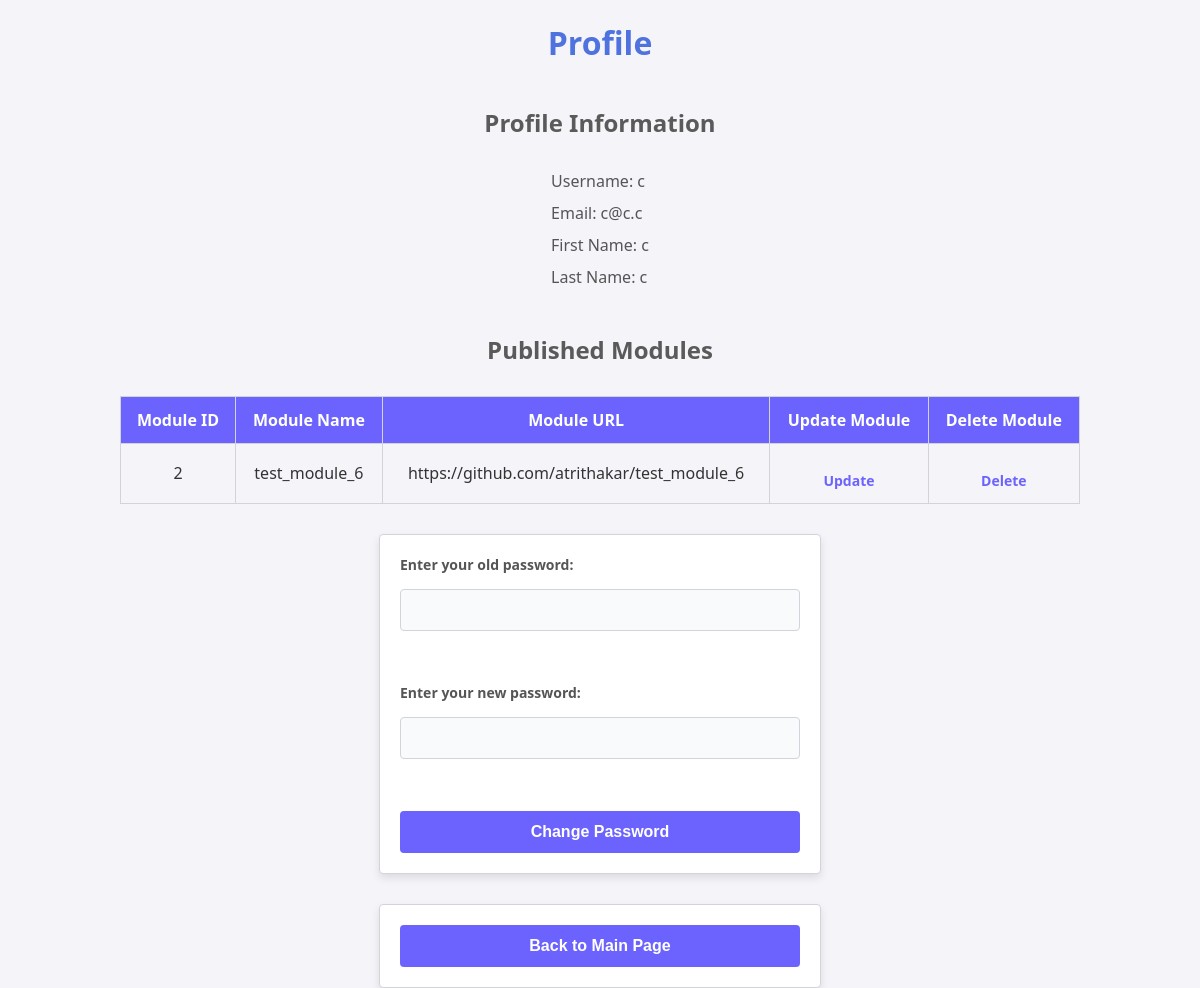
Page /profile (signed in) on the earlier database version.
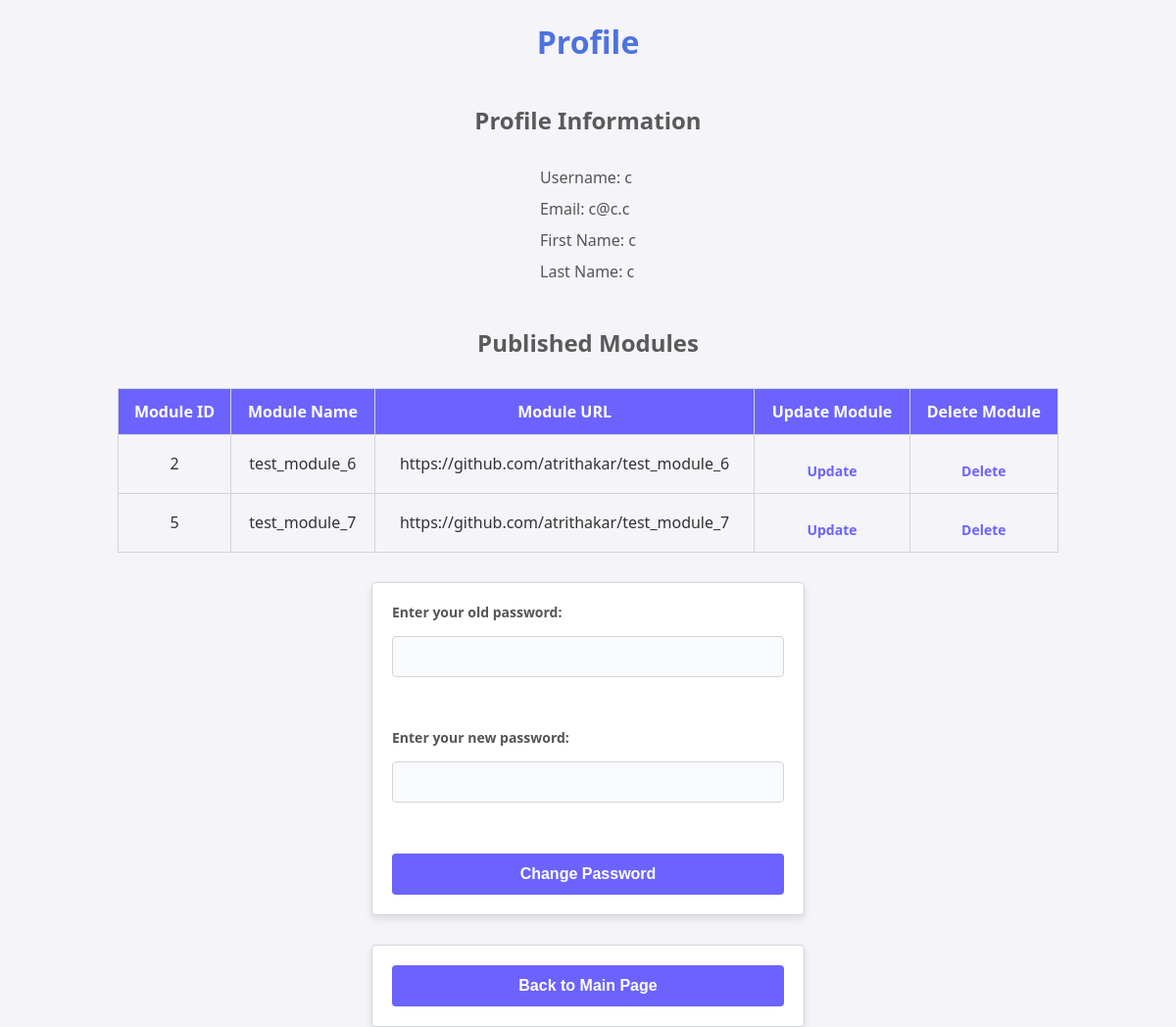
Same page on the later database version.
### models.py (models this page shows, shortened)
class User(db.Model):
    email = db.Column(db.String(80), primary_key = True)
    password = db.Column(db.String(120), nullable=False)
    first_name = db.Column(db.String(40), nullable=False)
    last_name = db.Column(db.String(40), nullable=True)
    username = db.Column(db.String(40), nullable=False)

class Module(db.Model):
    module_id = db.Column(db.Integer, primary_key=True)
    module_name = db.Column(db.String(80), nullable=False)
    module_url = db.Column(db.String(120), nullable=False)
    associated_user = db.Column(db.String(80), db.ForeignKey('user.email'), nullable=False)

### app.py (the view)
@app.route('/profile',methods=['GET'])
def get_profile():
    return get_profile_webui()

### webui_funcs.py (called while the page is built)
def get_profile_webui():
    if session.get('email'):
        profile = User.query.filter_by(email=session.get('email')).first()
        return render_template('profile.html',profile=profile,modules=Module.query.filter_by(associated_user=session.get('email')).all())
    return redirect(url_for('index'))

### templates/profile.html (shortened to what this page needs)
<!DOCTYPE html>
<html lang="en">
<head>
    <link rel="stylesheet" href="{{ url_for('static', filename='profile.css') }}">
</head>
<body>
    <h1>Profile</h1>
    {% if profile %}
    <h2>Profile Information</h2>
    <ul>
        <li>Username: {{ profile['username'] }}</li>
        <li>Email: {{ profile['email'] }}</li>
        <li>First Name: {{ profile['first_name'] }}</li>
        <li>Last Name: {{ profile['last_name'] }}</li>
    </ul>
    {% else %}
    <h2>Error occured getting profle information...</h2>
    {% endif %}
    {% if modules %}
    <h2>Published Modules</h2>
    <table border="1">
        <thead>
            <tr>
                <th>Module ID</th>
                <th>Module Name</th>
                <th>Module URL</th>
                <th>Update Module</th>
                <th>Delete Module</th>
            </tr>
        </thead>
        <tbody>
            {% for module in modules %}
            <tr>
                <td>{{ module['module_id'] }}</td>
                <td>{{ module['module_name'] }}</td>
                <td>{{ module['module_url'] }}</td>
                <td><a href="/update_module/{{module.module_id}}">Update</a></td>
                <td><a href="/delete_module/{{module.module_id}}">Delete</a></td>
            </tr>
            {% endfor %}
        </tbody>
    </table>
    {% else %}
    <h2>No modules published</h2>
    {% endif %}
    <form action="/change_password" method="post">
        <label for="old_password">Enter your old password: </label>
        <input type="text" name="old_password" id="old_password" required><br>
        <label for="new_password">Enter your new password: </label>
        <input type="text" name="new_password" id="new_password" required><br>
        <button type="submit">Change Password</button>
    </form>
    <form action="/main_page" method="get">
        <button type="submit">Back to Main Page</button>
    </form>
</body>
</html>

### static/profile.css (style rules this page uses)
body { font-family: 'Segoe UI', Tahoma, Geneva, Verdana, sans-serif; background-color: #f4f4f9; color: #333333; margin: 0; padding: 0; display: flex; flex-direction: column; align-items: center; height: 100vh; justify-content: flex-start; }
h1 { color: #4e73df; text-align: center; }
h2 { color: #5a5a5a; margin-bottom: 10px; }
ul { list-style-type: none; padding: 0; margin-bottom: 20px; }
ul li { font-size: 16px; padding: 5px 0; color: #555555; }
form { display: flex; flex-direction: column; gap: 15px; background-color: #ffffff; padding: 20px; border: 1px solid #d1d5db; box-shadow: 0 4px 8px rgba(0, 0, 0, 0.1); width: 100%; max-width: 400px; border-radius: 4px; margin-bottom: 30px; }
form label { font-size: 14px; color: #555555; font-weight: bold; }
form input { width: 100%; padding: 12px; font-size: 14px; border: 1px solid #d1d5db; background-color: #f9fafb; color: #333333; border-radius: 4px; box-sizing: border-box; }
button { padding: 12px; font-size: 16px; font-weight: bold; background-color: #6c63ff; color: #ffffff; border: none; border-radius: 4px; cursor: pointer; transition: background-color 0.3s ease-in-out; }
table { width: 80%; border-collapse: collapse; margin-top: 20px; margin-bottom: 30px; }
table th, table td { padding: 12px; text-align: center; border: 1px solid #d1d5db; }
table th { background-color: #6c63ff; color: white; }
table td a { text-decoration: none; color: #6c63ff; font-weight: bold; transition: color 0.3s ease-in-out; }
a { color: #6c63ff; text-decoration: none; font-size: 14px; transition: color 0.3s ease-in-out; display: inline-block; margin-top: 15px; }

Differences in the rows shown:
added Module: module_id "5", module_name "test_module_7", module_url "https://github.com/atrithakar/test_module_7"
